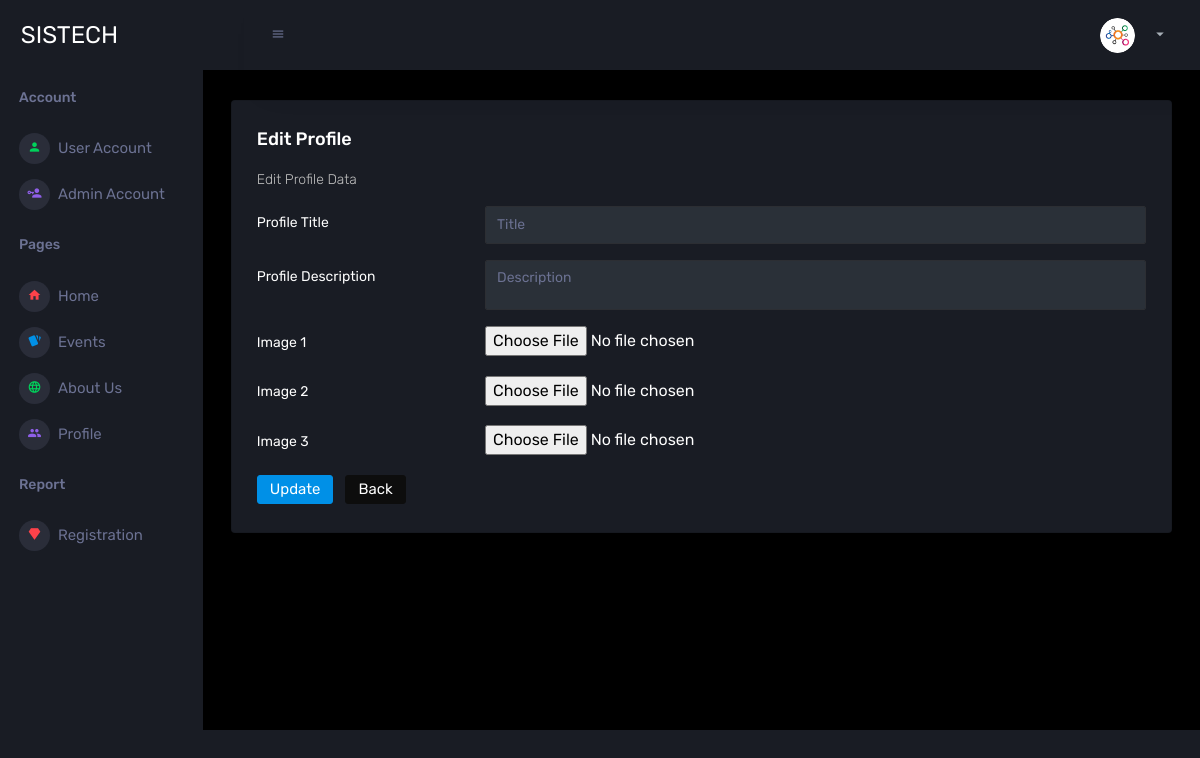
/Admin/editProfile.php, run on an earlier commit of the app's database.
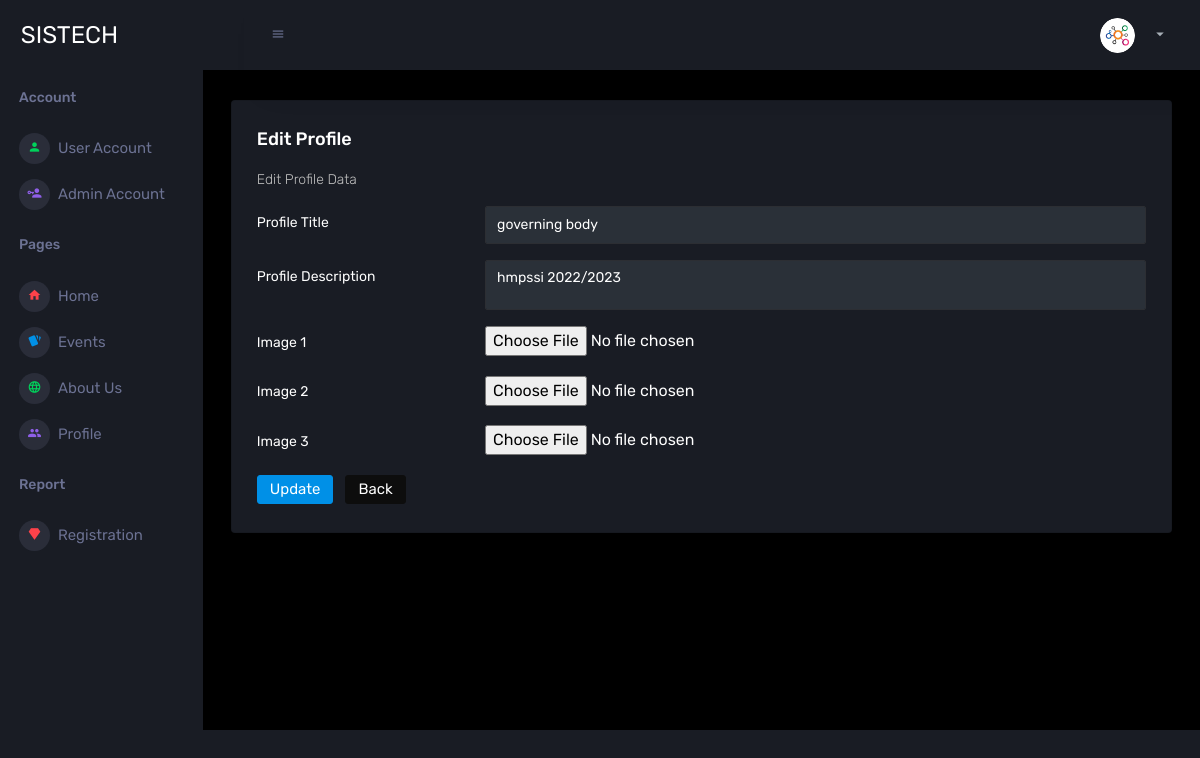
And on a later commit of the database.
### tables this page shows
CREATE TABLE `tbl_admin_profile` (
  `profile_id` int(11) NOT NULL,
  `profile_title` varchar(40) NOT NULL,
  `profile_description` varchar(40) NOT NULL,
  `profile_image_1` varchar(255) DEFAULT NULL,
  `profile_image_2` varchar(255) DEFAULT NULL,
  `profile_image_3` varchar(255) NOT NULL,
  `data_created` datetime NOT NULL,
  `last_modified` datetime NOT NULL
);

### Admin/editProfile.php (the view, shortened to what this page needs)
<?php
require_once("php/connection.php");
  $sql = "SELECT * FROM tbl_admin_profile";
  $result = $conn->query($sql);
  $row = $result->fetch_assoc();
  $profileTitle = $row['profile_title'];
  $profileDescription = $row['profile_description'];
?>
<!DOCTYPE html>
<html lang="en">
<head>
  <?php require_once("component/head.php");?>
</head>
<body>
  <div class="container-scroller">
    <?php require_once("component/navbar.php");?>
    <div class="main-panel">
      <div class="content-wrapper">
        <div class="card">
          <div class="card-body">
            <h4 class="card-title">Edit Profile</h4>
            <p class="card-description"> Edit Profile Data </p>
            <form class="forms-sample" method="post" enctype="multipart/form-data">
              <div class="form-group row">
                <label for="eventTitle" class="col-sm-3 col-form-label">Profile Title</label>
                <div class="col-sm-9">
                  <input type="text" name="title" value="<?php echo $profileTitle; ?>" class="form-control" id="profileTitle" placeholder="Title" style="color: #ffff">
                </div>
              </div>
              <div class="form-group row">
                <label for="eventDescription" class="col-sm-3 col-form-label">Profile Description</label>
                <div class="col-sm-9">
                  <textarea class="form-control" id="profileDescription" name="description" placeholder="Description" style="color: #ffff"><?php echo $profileDescription; ?></textarea>
                </div>
              </div>
              <div class="form-group row">
                <label for="eventImage" class="col-sm-3 col-form-label">Image 1</label>
                <div class="col-sm-9">
                  <input type="file" accept="image/*" name="image-1" id="profileImage">
                </div>
              </div>
              <div class="form-group row">
                <label for="eventImage" class="col-sm-3 col-form-label">Image 2</label>
                <div class="col-sm-9">
                  <input type="file" accept="image/*" name="image-2" id="profileImage">
                </div>
              </div>
              <div class="form-group row">
                <label for="eventImage" class="col-sm-3 col-form-label">Image 3</label>
                <div class="col-sm-9">
                  <input type="file" accept="image/*" name="image-3" id="profileImage">
                </div>
              </div>
              <button type="submit" class="btn btn-primary mr-2" name="submit">Update</button>
              <a href="profile.php" class="btn btn-dark">Back</a>
            </form>
          </div>
        </div>
      </div>
    </div>
  </div>
</body>
</html>

What changed in the data, as far as the page shows it:
added tbl_admin_profile: title "governing body", description "hmpssi 2022/2023"
